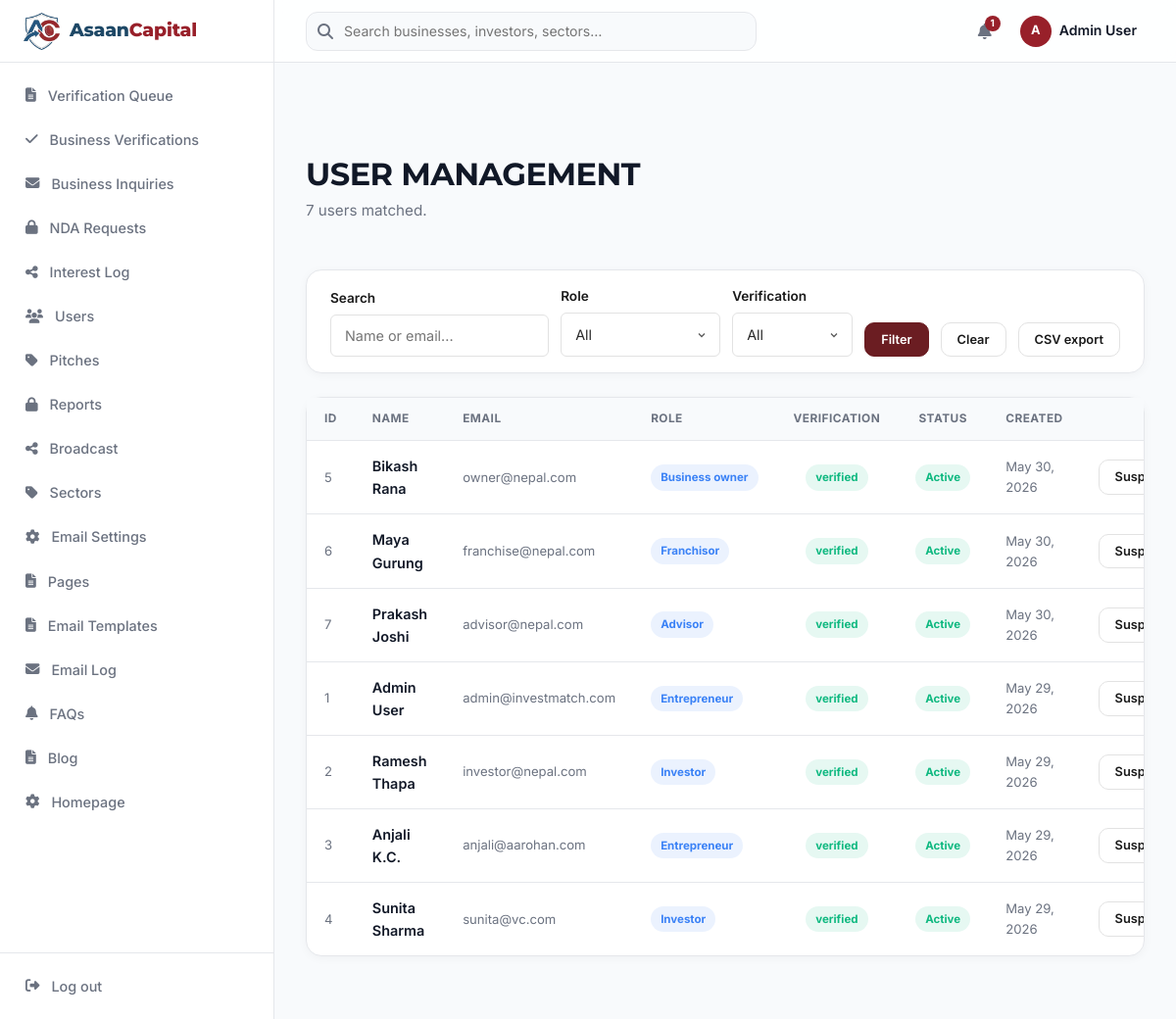
The page /admin/users.php (signed in) on the database its author committed.
### tables this page shows
CREATE TABLE `users` (
  `id` bigint(20) unsigned NOT NULL AUTO_INCREMENT,
  `name` varchar(255) NOT NULL,
  `email` varchar(255) NOT NULL,
  `role` varchar(255) NOT NULL DEFAULT 'entrepreneur',
  `account_type` varchar(255) DEFAULT NULL,
  `phone` varchar(255) DEFAULT NULL,
  `province` varchar(255) DEFAULT NULL,
  `district` varchar(255) DEFAULT NULL,
  `profile_photo` varchar(255) DEFAULT NULL,
  `company_name` varchar(255) DEFAULT NULL,
  `bio` text DEFAULT NULL,
  `linkedin_url` varchar(255) DEFAULT NULL,
  `website_url` varchar(255) DEFAULT NULL,
  `verification_status` varchar(255) NOT NULL DEFAULT 'unverified',
  `verified_at` timestamp NULL DEFAULT NULL,
  `is_admin` tinyint(1) NOT NULL DEFAULT 0,
  `is_suspended` tinyint(1) NOT NULL DEFAULT 0,
  `daily_request_count` int(11) NOT NULL DEFAULT 0,
  `daily_request_date` date DEFAULT NULL,
  `email_verified_at` timestamp NULL DEFAULT NULL,
  `last_login_at` timestamp NULL DEFAULT NULL,
  `failed_login_attempts` int(11) DEFAULT 0,
  `locked_until` timestamp NULL DEFAULT NULL,
  `password` varchar(255) NOT NULL,
  `remember_token` varchar(100) DEFAULT NULL,
  `created_at` timestamp NULL DEFAULT NULL,
  `updated_at` timestamp NULL DEFAULT NULL,
  `deleted_at` timestamp NULL DEFAULT NULL,
  `company_size` varchar(255) DEFAULT NULL,
  `usage_goal` varchar(255) DEFAULT NULL,
  `notifications` varchar(255) DEFAULT NULL,
  PRIMARY KEY (`id`),
  UNIQUE KEY `users_email_unique` (`email`)
);

### config/helpers.php (called while the page is built, shortened)
<?php
function e(?string $s): string {
    return htmlspecialchars($s ?? '', ENT_QUOTES, 'UTF-8');
}
function paginate(PDOStatement $countStmt, int $page, int $perPage = 12): array {
    $total = (int)$countStmt->fetchColumn();
    $lastPage = max(1, (int)ceil($total / $perPage));
    $page = max(1, min($page, $lastPage));
    $offset = ($page - 1) * $perPage;
    return ['page' => $page, 'perPage' => $perPage, 'offset' => $offset, 'total' => $total, 'lastPage' => $lastPage];
}

### config/db.php (called while the page is built)
<?php
function db(): PDO {
    static $pdo = null;
    if ($pdo === null) {
        $dsn = 'mysql:host=' . DB_HOST . ';port=' . DB_PORT . ';dbname=' . DB_NAME . ';charset=' . DB_CHARSET;
        $pdo = new PDO($dsn, DB_USER, DB_PASS, [
            PDO::ATTR_ERRMODE => PDO::ERRMODE_EXCEPTION,
            PDO::ATTR_DEFAULT_FETCH_MODE => PDO::FETCH_ASSOC,
            PDO::ATTR_EMULATE_PREPARES => false,
        ]);
    }
    return $pdo;
}

### admin/users.php (the view, shortened to what this page needs)
<?php
$search = trim($_GET['search'] ?? '');
$page = max(1, (int)($_GET['page'] ?? 1));
$perPage = 20;
$where = ['1=1'];
$params = [];
$whereClause = implode(' AND ', $where);
$countStmt = db()->prepare("SELECT COUNT(*) FROM users u WHERE $whereClause");
$countStmt->execute($params);
$pagi = paginate($countStmt, $page, $perPage);
$stmt = db()->prepare("SELECT u.* FROM users u WHERE $whereClause ORDER BY u.created_at DESC LIMIT {$pagi['perPage']} OFFSET {$pagi['offset']}");
$stmt->execute($params);
$users = $stmt->fetchAll();
require __DIR__ . '/../includes/layout-admin.php';
ui_page_header('User Management', number_format($pagi['total'] ?? count($users)) . ' users matched.');
?>
<form method="get" class="dash-filterbar">
  <div class="input-group grow">
    <label>Search</label>
    <input type="text" name="search" class="input" value="<?= e($search) ?>" placeholder="Name or email...">
  </div>
  <div class="input-group">
    <label>Role</label>
    <select name="role" class="select">
      <option value="">All</option>
    </select>
  </div>
  <div class="input-group">
    <label>Verification</label>
    <select name="verification_status" class="select">
      <option value="">All</option>
    </select>
  </div>
  <button type="submit" class="btn btn-sm btn-primary">Filter</button>
  <a href="<?= APP_URL ?>/admin/users" class="btn btn-sm btn-outline">Clear</a>
  <a href="<?= APP_URL ?>/admin/users?export=csv&<?= e(http_build_query($_GET)) ?>" class="btn btn-sm btn-outline">CSV export</a>
</form>
<div class="dash-panel">
  <div class="dash-table-wrap">
    <table class="dash-table">
      <thead><tr>
        <th>ID</th><th>Name</th><th>Email</th><th>Role</th>
        <th class="ta-center">Verification</th><th class="ta-center">Status</th><th>Created</th><th class="ta-right">Actions</th>
      </tr></thead>
      <tbody>
      <?php foreach ($users as $u): ?>
        <tr>
          <td class="t-muted"><?= $u['id'] ?></td>
          <td class="t-strong"><?= e($u['name']) ?></td>
          <td class="t-muted"><?= e($u['email']) ?></td>
          <td><span class="dash-pill open"><?= e(ucfirst(str_replace('_', ' ', $u['role']))) ?></span></td>
          <td class="ta-center"><span class="dash-pill <?= $u['verification_status'] === 'verified' ? 'published' : 'draft' ?>"><?= e($u['verification_status']) ?></span></td>
          <td class="ta-center"><span class="dash-pill <?= $u['is_suspended'] ? 'draft' : 'published' ?>"><?= $u['is_suspended'] ? 'Suspended' : 'Active' ?></span></td>
          <td class="t-muted"><?= date('M j, Y', strtotime($u['created_at'])) ?></td>
          <td class="ta-right">
            <div class="dash-table-actions" style="align-items:center;">
              <?php if ($u['is_suspended']): ?>
                <a href="?action=unsuspend&id=<?= $u['id'] ?>" class="btn btn-sm btn-outline">Unsuspend</a>
              <?php else: ?>
                <a href="?action=suspend&id=<?= $u['id'] ?>" class="btn btn-sm btn-outline" onclick="return confirm('Suspend this user?')">Suspend</a>
              <?php endif; ?>
            </div>
          </td>
        </tr>
      <?php endforeach; ?>
      </tbody>
    </table>
  </div>
</div>
<?php require __DIR__ . '/../includes/footer.php'; ?>

### includes/header.php (shortened to what this page needs)
<?php
$user = current_user();
if ($user) {
    try {
        $stmt = db()->prepare('SELECT COUNT(*) FROM notifications WHERE user_id = ? AND is_read = 0');
        $stmt->execute([$user['id']]);
    } catch (\Throwable $e) {}
}
?>
<!DOCTYPE html>
<html lang="en" class="scroll-smooth">
<head>
  <link rel="stylesheet" href="https://cdnjs.cloudflare.com/ajax/libs/font-awesome/6.5.1/css/all.min.css">
  <link rel="stylesheet" href="<?= APP_URL ?>/assets/styles.css">
  <link rel="stylesheet" href="<?= APP_URL ?>/assets/listings.css">
  <link rel="stylesheet" href="<?= APP_URL ?>/assets/header.css">
</head>
<body>
<div id="header-root"></div>

### includes/layout-admin.php (shortened to what this page needs)
<?php
require __DIR__ . '/header.php';
require __DIR__ . '/ui.php';
$__dashUser = $user ?? current_user() ?? ['name' => 'Admin', 'role' => 'admin'];
$__dashUnread = $unreadCount ?? 0;
?>
<div class="dash-shell">
  <?php
    ui_sidebar($__dashUser, $__dashUnread, true);
    ui_topbar($__dashUser, $__dashUnread);
  ?>
  <main class="dash-main" id="main-content">

### includes/ui.php (shortened to what this page needs)
<?php
if (!defined('UI_PHP_LOADED')) {
    function ui_icon(string $name, string $class = 'ui-ico'): void {
        $fa = $GLOBALS['UI_ICONS_FA'][$name] ?? 'fa-circle';
        $cls = $class !== '' ? ' ' . e($class) : '';
        echo '<i class="fas ' . $fa . $cls . '" aria-hidden="true"></i>';
    }
    function ui_admin_links(): array {
        return [
            ['Verification Queue', '/admin/verification', 'document'],
            ['Business Verifications', '/admin/business-verifications', 'check'],
            ['Business Inquiries', '/admin/inquiries', 'mail'],
            ['NDA Requests', '/admin/nda-requests', 'lock'],
            ['Interest Log', '/admin/interest-log', 'share'],
            ['Users', '/admin/users', 'users'],
            ['Pitches', '/admin/pitches', 'tag'],
            ['Reports', '/admin/reports', 'lock'],
            ['Broadcast', '/admin/broadcast', 'share'],
            ['Sectors', '/admin/sectors', 'tag'],
            ['Email Settings', '/admin/email-settings', 'settings'],
            ['Pages', '/admin/pages', 'document'],
            ['Email Templates', '/admin/email-templates', 'document'],
            ['Email Log', '/admin/email-log', 'mail'],
            ['FAQs', '/admin/faqs', 'bell'],
            ['Blog', '/admin/blog', 'document'],
            ['Homepage', '/admin/homepage', 'settings'],
        ];
    }
    function ui_is_active(string $url): bool {
        $cur = parse_url($_SERVER['REQUEST_URI'] ?? '/', PHP_URL_PATH) ?? '/';
        $cur = preg_replace('#^/assan#', '', $cur) ?: '/';
        return $cur === $url || str_starts_with($cur, $url . '/');
    }
    function ui_sidebar(array $user, int $unreadCount, bool $isAdmin): void {
        $links = $isAdmin ? ui_admin_links() : ui_dashboard_links($user['role'] ?? 'investor');
        ?>
        <aside class="dash-sidebar" id="dashSidebar" aria-label="Dashboard navigation">
          <div class="dash-sidebar-brand">
            <a href="<?= APP_URL ?>/" class="dash-brand-link" aria-label="Asaan Capital home">
              <img src="<?= APP_URL ?>/logo.png" alt="" class="dash-brand-logo">
              <span class="dash-brand-word">Asaan<span>Capital</span></span>
            </a>
            <button class="dash-sidebar-close" type="button" onclick="dashCloseSidebar()" aria-label="Close menu"><?php ui_icon('close'); ?></button>
          </div>
          <nav class="dash-nav">
            <?php foreach ($links as [$label, $url, $icon]):
              $active = ui_is_active($url);
            ?>
            <a href="<?= APP_URL . $url ?>" class="dash-nav-item<?= $active ? ' active' : '' ?>"<?= $active ? ' aria-current="page"' : '' ?>>
              <span class="dash-nav-ico"><?php ui_icon($icon); ?></span>
              <span class="dash-nav-label"><?= e($label) ?></span>
            </a>
            <?php endforeach; ?>
          </nav>
          <div class="dash-sidebar-footer">
            <a href="<?= APP_URL ?>/logout" class="dash-nav-item dash-nav-logout">
              <span class="dash-nav-ico"><?php ui_icon('logout'); ?></span>
              <span class="dash-nav-label">Log out</span>
            </a>
          </div>
        </aside>
        <?php
    }
    function ui_topbar(array $user, int $unreadCount): void {
        $initial = mb_strtoupper(mb_substr($user['name'] ?? 'U', 0, 1));
        $bellLabel = $unreadCount > 0 ? "Notifications ({$unreadCount} unread)" : 'Notifications';
        ?>
        <header class="dash-topbar">
          <form class="dash-topbar-search" action="<?= APP_URL ?>/search" method="get" role="search">
            <span class="dash-search-ico"><?php ui_icon('search'); ?></span>
            <input type="text" name="q" placeholder="Search businesses, investors, sectors…" aria-label="Search">
          </form>
          <div class="dash-topbar-actions">
            <a href="<?= APP_URL ?>/notifications" class="dash-iconbtn" aria-label="<?= e($bellLabel) ?>">
              <?php if ($unreadCount > 0): ?><span class="dash-iconbtn-badge"><?= $unreadCount > 9 ? '9+' : $unreadCount ?></span><?php endif; ?>
            </a>
            <a href="<?= APP_URL ?>/dashboard" class="dash-topbar-user" aria-label="<?= e($user['name'] ?? 'User') ?>">
              <div class="dash-avatar dash-avatar-sm"><?= e($initial) ?></div>
              <span class="dash-topbar-username"><?= e($user['name'] ?? 'User') ?></span>
            </a>
          </div>
        </header>
        <?php
    }
    function ui_page_header(string $title, string $subtitle = '', string $actionsHtml = ''): void {
        ?>
        <div class="dash-pagehead">
          <div class="dash-pagehead-text">
            <h1 class="dash-pagehead-title"><?= e($title) ?></h1>
            <?php if ($subtitle !== ''): ?><p class="dash-pagehead-sub"><?= $subtitle ?></p><?php endif; ?>
          </div>
        </div>
        <?php
    }
        ?>
        <?php
}

### includes/footer.php (shortened to what this page needs)
<?php if (!empty($dashChrome)): ?>
  </main>
</div>
<?php endif; ?>
</body>
</html>

### assets/listings.css (style rules this page uses)
:root { --ds-bg: #F8FAFC; --ds-surface: #FFFFFF; --ds-text: #0F172A; --ds-text-secondary: #475569; --ds-border: #E2E8F0; --ds-primary: #0B3A5E; --ds-success: #16A34A; --ds-warning: #F59E0B; --ds-danger: #DC2626; --ds-muted: #94A3B8; --ds-soft: #F1F5F9; --ds-font: 'Inter', -apple-system, BlinkMacSystemFont, 'Segoe UI', sans-serif; --ds-hero: 3rem; --ds-section: 2rem; --ds-card-title: 1.25rem; --ds-metric: 1.75rem; --ds-body: 1rem; --ds-small: 0.875rem; --ds-label: 0.75rem; --ds-section-gap: 2rem; --ds-radius: 12px; --ds-radius-sm: 8px; --ds-shadow: 0 1px 3px rgba(0,0,0,0.05); --ds-container: 1440px; }
*, *::before, *::after { box-sizing: border-box; }

### includes/header.php (style rules this page uses)
html.scroll-smooth { scroll-behavior: smooth; }

### rows shown on the page
users: name "A", name "Admin User", id "1", email "admin@investmatch.com", role "Entrepreneur", verification_status "verified", is_suspended "Active", created_at "May 29, 2026"
users: id "5", name "Bikash Rana", email "owner@nepal.com", role "Business owner", verification_status "verified", is_suspended "Active", created_at "May 30, 2026"
users: id "6", name "Maya Gurung", email "franchise@nepal.com", role "Franchisor", verification_status "verified", is_suspended "Active", created_at "May 30, 2026"
users: id "7", name "Prakash Joshi", email "advisor@nepal.com", role "Advisor", verification_status "verified", is_suspended "Active", created_at "May 30, 2026"
users: id "2", name "Ramesh Thapa", email "investor@nepal.com", role "Investor", verification_status "verified", is_suspended "Active", created_at "May 29, 2026"
users: id "3", name "Anjali K.C.", email "anjali@aarohan.com", role "Entrepreneur", verification_status "verified", is_suspended "Active", created_at "May 29, 2026"
users: id "4", name "Sunita Sharma", email "sunita@vc.com", role "Investor", verification_status "verified", is_suspended "Active", created_at "May 29, 2026"

### other values the page prints
$label "Verification Queue"
$label "Business Verifications"
$label "Business Inquiries"
$label "NDA Requests"
$label "Interest Log"
$label "Users"
$label "Pitches"
$label "Reports"
$label "Broadcast"
$label "Sectors"
$label "Email Settings"
$label "Pages"
$label "Email Templates"
$label "Email Log"
$label "FAQs"
